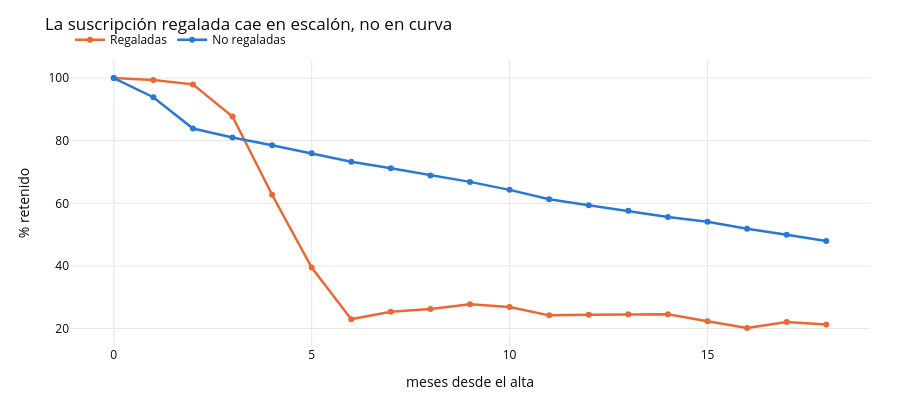

Notebook code for this chart:
### Markdown cell above
## 3. Las suscripciones regaladas no son una cohorte

327 suscripciones son un regalo. El catálogo de imperfecciones avisa de que "no siguen el patrón
normal de reactivación/cancelación del titular real del pago", y conviene ver exactamente en qué se
traduce eso antes de decidir qué hacer con ellas.

### Code cell
gift_curve = us.build_retention_curve(facts[gifted_mask], min_cohort=5)
gift_compare = pd.DataFrame({"regaladas": gift_curve.values,
                             "no regaladas": curve_eom.values}).head(15) * 100
print("Retención (%):")
print(gift_compare.round(1).to_string())
print()

gift_hazard = pd.DataFrame({"regaladas": gift_curve.hazard,
                            "no regaladas": curve_eom.hazard}).head(10) * 100
print("Hazard por edad (% de los vivos que cancelan ese mes):")
print(gift_hazard.round(1).to_string())
print()

# El motivo de cancelación no distingue a las regaladas: se recicla del mismo catálogo.
reasons = (subs[subs.status == "cancelled"]
           .pivot_table(index="cancel_reason", columns="is_gifted",
                        values="subscription_id", aggfunc="count", fill_value=0))
reasons.columns = ["no regalada", "regalada"]
reasons["% regaladas"] = reasons["regalada"] / reasons.sum(axis=1).where(lambda s: s > 0) * 100
print("Motivo declarado de cancelación:")
print(reasons.round(1).to_string())

fig = go.Figure()
for name, curve, color in (("Regaladas", gift_curve, C_ORANGE),
                           ("No regaladas", curve_eom, C_BLUE)):
    fig.add_trace(go.Scatter(x=curve.values.index[:19], y=curve.values.to_numpy()[:19] * 100,
                             name=name, mode="lines+markers", line=dict(color=color, width=2.5)))
fig.update_layout(**{**PLOT_LAYOUT, "height": 400},
                  title="La suscripción regalada cae en escalón, no en curva",
                  xaxis_title="meses desde el alta", yaxis_title="% retenido")
fig.show()

alive_gift = gift_curve.values
cliff = (alive_gift.loc[3] - alive_gift.loc[6]) * 100
print()
print(f"caída de las regaladas entre el mes 3 y el mes 6: {cliff:.0f} puntos "
      f"({alive_gift.loc[3]:.1%} -> {alive_gift.loc[6]:.1%})")

### Figure 1 — Plotly figure (JSON) as saved in the notebook; plotly's stock layout.template omitted (floating-point values rounded to 4 significant figures)
{"data": [{"line": {"color": "#eb6834", "width": 2.5}, "mode": "lines+markers", "name": "Regaladas", "type": "scatter", "x": [0, 1, 2, 3, 4, 5, 6, 7, 8, 9, 10, 11, 12, 13, 14, 15, 16, 17, 18], "y": [100.0, 99.34, 97.98, 87.73, 62.74, 39.51, 23.01, 25.39, 26.29, 27.78, 26.9, 24.22, 24.39, 24.58, 24.58, 22.32, 20.2, 22.09, 21.33]}, {"line": {"color": "#2a78d6", "width": 2.5}, "mode": "lines+markers", "name": "No regaladas", "type": "scatter", "x": [0, 1, 2, 3, 4, 5, 6, 7, 8, 9, 10, 11, 12, 13, 14, 15, 16, 17, 18], "y": [100.0, 93.87, 83.87, 81.04, 78.57, 75.99, 73.29, 71.21, 68.92, 66.84, 64.3, 61.29, 59.4, 57.61, 55.64, 54.15, 51.91, 49.95, 47.94]}], "layout": {"font": {"color": "#0b0b0b", "size": 12}, "height": 400, "hovermode": "x unified", "legend": {"orientation": "h", "x": 0, "y": 1.02, "yanchor": "bottom"}, "margin": {"b": 50, "l": 70, "r": 30, "t": 60}, "title": {"text": "La suscripción regalada cae en escalón, no en curva"}, "xaxis": {"gridcolor": "#e6e6e3", "title": {"text": "meses desde el alta"}}, "yaxis": {"gridcolor": "#e6e6e3", "title": {"text": "% retenido"}}}}
